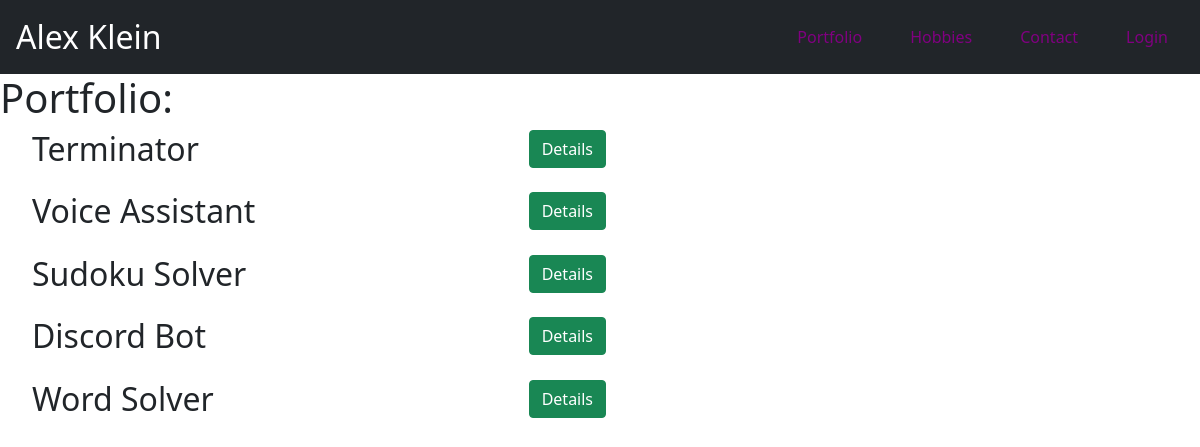
Page /portfolio/ on the earlier database version.
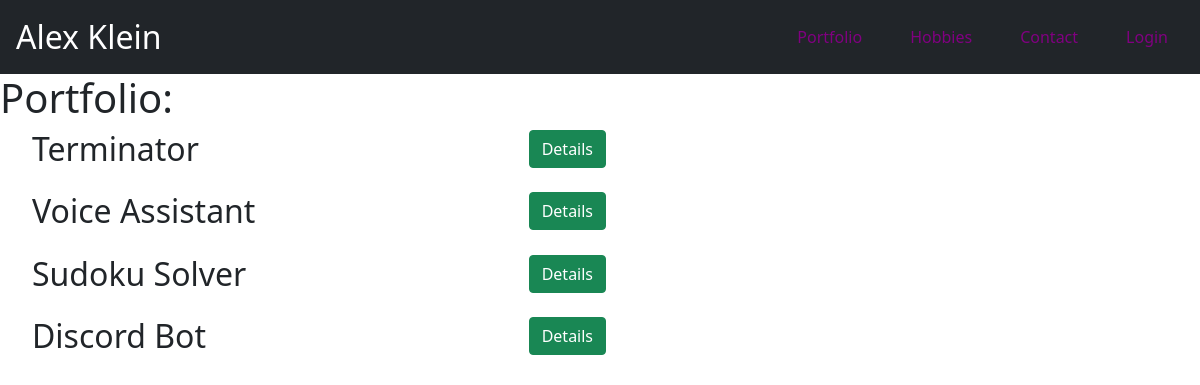
Same page on the later database version.
### portfolio/models.py (models this page shows, shortened)
class Project(models.Model):
    proj_name = models.CharField(max_length=200)
    proj_desc = models.CharField(max_length=200)
    proj_img = models.CharField(max_length=500, default='https://upload.wikimedia.org/wikipedia/commons/thumb/5/55/Question_Mark.svg/1200px-Question_Mark.svg.png')

### portfolio/views.py (the view)
# urls.py: path('', views.index, name='index'),
def index(request):
    projList = Project.objects.all()
    context = {
        'projList': projList,
    }
    return render(request, 'project/index.html', context)

### portfolio/templates/project/index.html (shortened to what this page needs)
{% extends 'hobby/base.html' %}
    {% block body %}
    <h1>Portfolio:</h1>
        {% for proj in projList %}
        <ul>
            <li>
                <div class="row">
                    <div class="col-md-5">
                        <h2>{{ proj.proj_name }}</h2>
                    </div>
                    <div class="col-md-1">
                        <a href="{%  url 'portfolio:detail' proj.id %}" class="btn btn-success">Details</a>
                    </div>
                </div>
            </li>
        </ul>
        {% endfor %}
    {% endblock %}

### hobby/templates/hobby/base.html (shortened to what this page needs)
{% load static %}
<!doctype html>
<html lang="en">
<head>
    <link rel="stylesheet" href="{% static 'hobby/style.css' %}">
    <link href="https://cdn.jsdelivr.net/npm/bootstrap@5.1.3/dist/css/bootstrap.min.css" rel="stylesheet">
</head>
<body>
    <nav class="navbar navbar-dark bg-dark">
        <a href="{%  url 'home:index' %}" class="navbar-brand">Alex Klein</a>
        <div class="navbar">
            <a href="{%  url 'portfolio:index' %}" class="nav-item nav-link">Portfolio</a>
            <a href="{%  url 'hobby:index' %}" class="nav-item nav-link">Hobbies</a>
            <a href="{%  url 'contact:index' %}" class="nav-item nav-link">Contact</a>
            {% if user.is_authenticated %}
                <a href="{%  url 'Logout' %}" class="nav-item nav-link log">Logout</a>
            {% else %}
                <a href="{%  url 'Login' %}" class="nav-item nav-link log">Login</a>
            {% endif %}
        </div>
    </nav>
    {% block body %}
    {% endblock %}
</body>
</html>

### hobby/static/hobby/style.css (style rules this page uses)
body { background-color: lightyellow; overflow: hidden; }
ul { list-style: none; }
.navbar-brand { margin-left: 1rem !important; font-size: 2rem !important; transition: color .15s ease-in-out,background-color .15s ease-in-out,border-color .15s ease-in-out; }
.nav-link { color: purple !important; padding-right: 2rem !important; }

Differences in the rows shown:
removed Project: proj_name "Word Solver"
